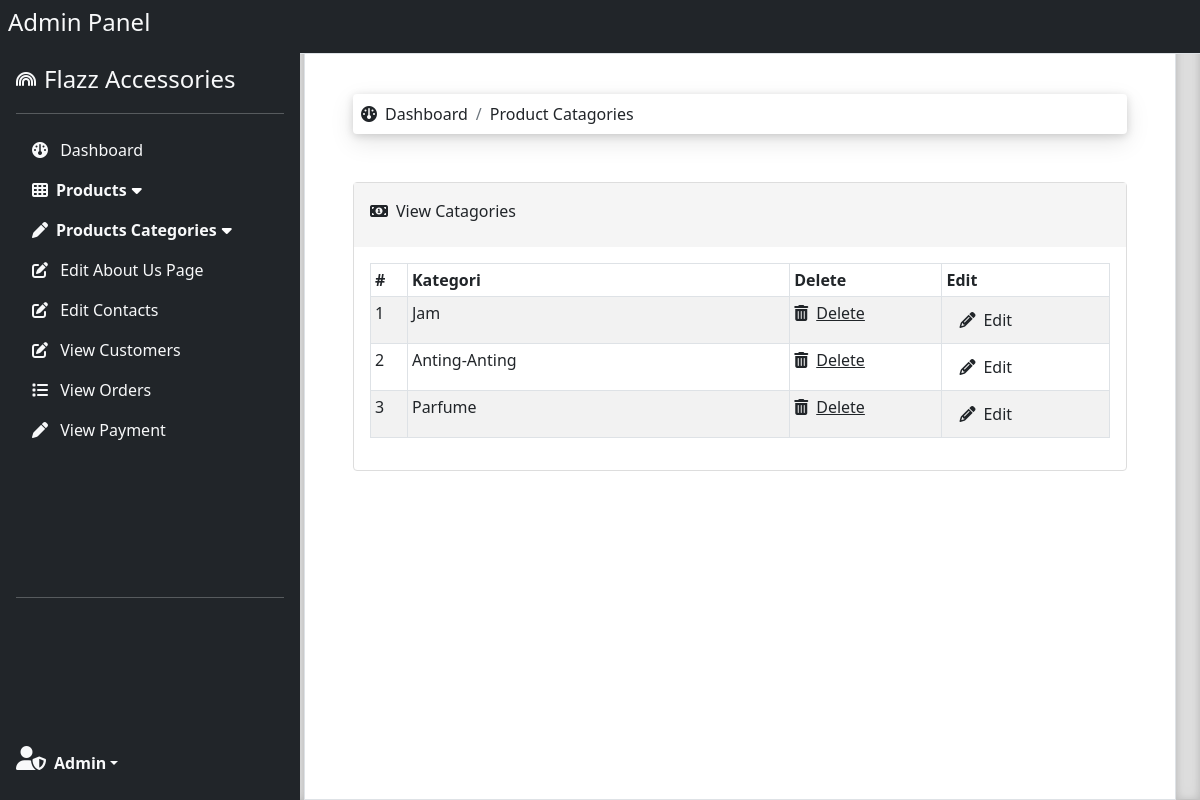
/Admin_Area/view_categories.php (signed in), run on an earlier commit of the app's database.
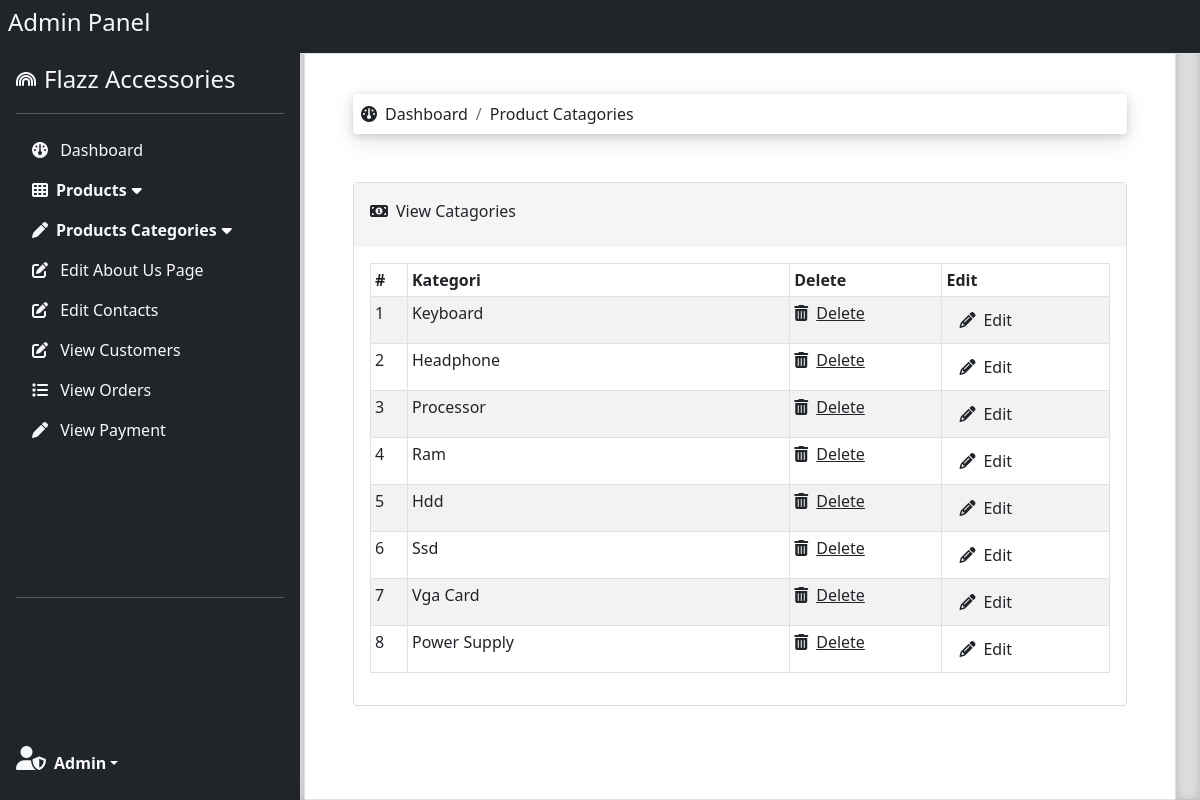
And on a later commit of the database.
### tables this page shows
CREATE TABLE `categories` (
  `id` int(10) NOT NULL,
  `kategori` varchar(20) NOT NULL
);

### Admin_Area/database/Function.php (called while the page is built, shortened)
<?php
function SelectAll($table_name){
    GLOBAL $conn;
    $sql = "SELECT * FROM $table_name";
    $result = $conn->query($sql);
    if ($result !== FALSE) {
      if ($result->num_rows > 0) {
        return $result;
      } else {
        echo "0 results";
      }
    } else {
      echo "Error: " . $sql . "<br>" . $conn->error;
    }
}
?>

### Admin_Area/view_categories.php (the view, shortened to what the changed rows need)
<?php
$breadcrumb=array('Dashboard','Product Catagories');
include("include/Top.php");
include("database/Connection.php");
include("database/Function.php");
?>
<div class="card" style="border-color:#DDDDDD">
      <div class="card-body">
        <div class="table-responsive">
          <table class="table table-sm table-bordered table-hover table-striped">
          <thead>
          <tr>
          <th>#</th>
          <th style="min-width: 200px;">Kategori</th>
          <th>Delete</th>
          <th>Edit</th>
          </tr>
          </thead>
          <?php
           $categories = SelectAll('categories');
           if(!is_null($categories)){
           foreach($categories as $index => $list){
          ?>
          <tr>
            <td><?php echo $index+1; ?></td>
            <td id="td_<?php echo $list['id']; ?>" onClick="edit('<?php echo $list['id']; ?>','<?php echo $list['kategori']; ?>')" style="max-width: 100px;"><?php echo $list['kategori']; ?></td>
            <td><a class="link-dark" href="delete_categories.php?id=<?php echo $list['id']; ?>" onclick="if (confirm('Delete selected item?')){return true;}else{event.stopPropagation(); event.preventDefault();};"><i class="fa-solid fa-trash-can me-2"></i>Delete</a></td>
            <td><button class="btn btn-link-dark" onClick="edit('<?php echo $list['id']; ?>','<?php echo $list['kategori']; ?>')"><i class="fa fa-pencil me-2"></i>Edit</button></td>
          </tr>
          <?php }
          } ?>
          </table>
        </div>
      </div>
    </div>
<?php
include("include/Bottom.php");
?>

### Admin_Area/include/Top.php (shortened to what the changed rows need)
<!doctype html>
<html lang="en">
  <head>
    <link rel="stylesheet" href="https://cdnjs.cloudflare.com/ajax/libs/font-awesome/6.2.1/css/all.min.css">
    <link href="https://getbootstrap.com/docs/5.0/dist/css/bootstrap.min.css" rel="stylesheet">
    <link href="css/sidebars.css" rel="stylesheet">
  </head>
  <body>
<main>
  <div class="p-2 pt-5 pt-md-5 p-md-2 p-lg-5 border scrollarea" style="margin-top: 45px;width:100%;">
  <?php
  if(isset($breadcrumb)){
  ?>
    <nav aria-label="breadcrumb">
    <ol class="breadcrumb p-2 mb-5 bg-body rounded" style="box-shadow: 0 .5em 1.5em rgba(0, 0, 0, .1), 0 .125em .5em rgba(0, 0, 0, .15);">
    <?php
    foreach($breadcrumb as $index => $list){
    ?>
        <li class="breadcrumb-item"><?php if($index==0) {?><i class="fa-solid fa-gauge me-2"></i><?php } ?><?php echo $list;?></li>
    <?php }?>
    <?php } ?>
    </ol>
    </nav>

What changed in the data, as far as the page shows it:
changed categories: kategori "Jam" → "Keyboard"
changed categories: kategori "Anting-Anting" → "Headphone"
changed categories: kategori "Parfume" → "Processor"
added categories: kategori "Ram"
added categories: kategori "Hdd"
added categories: kategori "Ssd"
added categories: kategori "Vga Card"
added categories: kategori "Power Supply"
